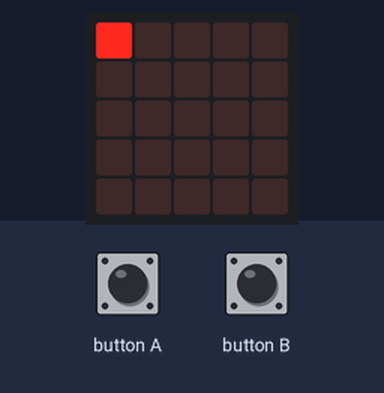
Simulated run of this program. Board: BBC micro:bit running MicroPython. Parts: the board's 5×5 LED display. The test bench sets the inputs (shaded band).

Above: at 0.9 s.
1.3 s: button A pressed for 0.15 s
At 1.7 s:
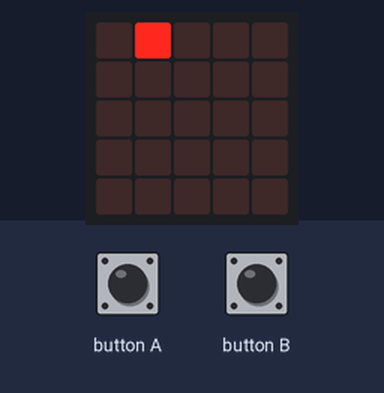
2.0 s: button B pressed for 0.15 s
At 2.1 s:
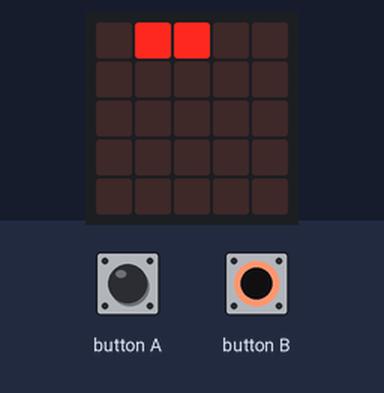
2.7 s: button A pressed for 1 s
At 2.9 s:
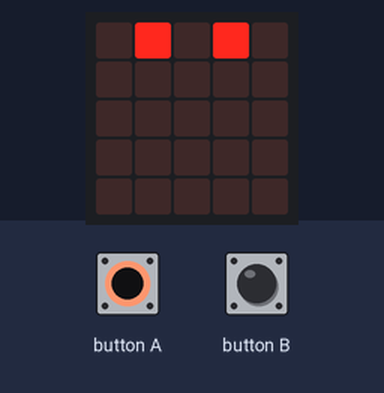
4.3 s: button B pressed for 1 s
At 4.5 s:
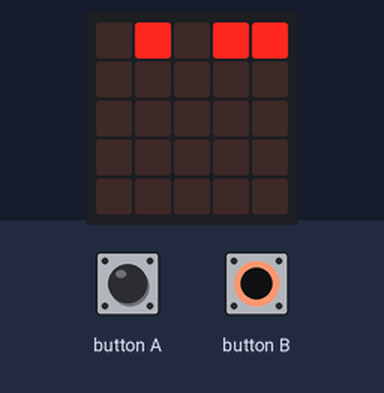
5.9 s: button A pressed for 0.15 s
At 6.1 s:
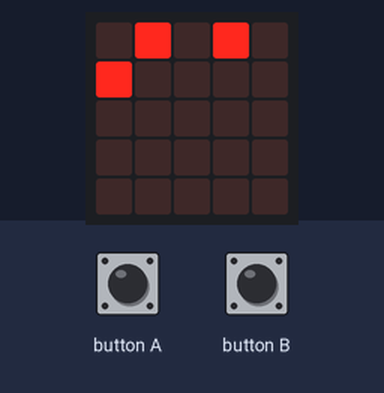
6.6 s: button B pressed for 0.15 s
At 6.9 s:
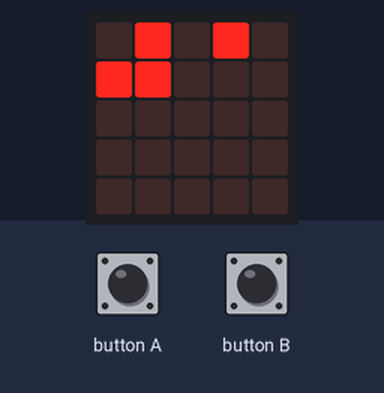
Timing chart, 0 to 8.3 s (numbered marks = the images above; inputs shaded):
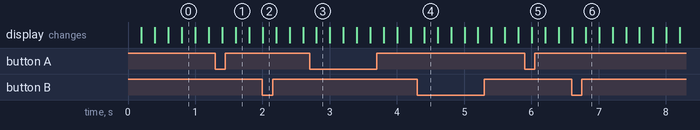

Measured:
- after the input at 1.3 s, the display: first differs from a run without the input after 0.30 s (image 1)
- after the input at 2.0 s, the display: changes at once (image 2)
- after the input at 2.7 s, the display: changes after 0.10 s (image 3)
- after the input at 4.3 s, the display: changes after 0.10 s (image 4)
- after the input at 5.9 s, the display: changes after 0.11 s (image 5)
- after the input at 6.6 s, the display: first differs from a run without the input after 0.21 s (image 6)

The program:

sketch.py
```python
from microbit import *

x, y = 0, 0
pixel = 0

def move():
    global x, y
    x += 1
    if x == 5:
        x, y = 0, y+1
    if y == 5:
        y = 0

while True:
    if button_a.was_pressed():
        display.set_pixel(x, y, pixel)
        move()
        pixel = display.get_pixel(x, y)

    if button_b.was_pressed():
        if pixel == 9:
            display.set_pixel(x, y, 0)
        else:
            display.set_pixel(x, y, 9)
        move()
        pixel = display.get_pixel(x, y)

    display.set_pixel(x, y, 9)
    sleep(200)
    display.set_pixel(x, y, 0)
    sleep(200)
```
